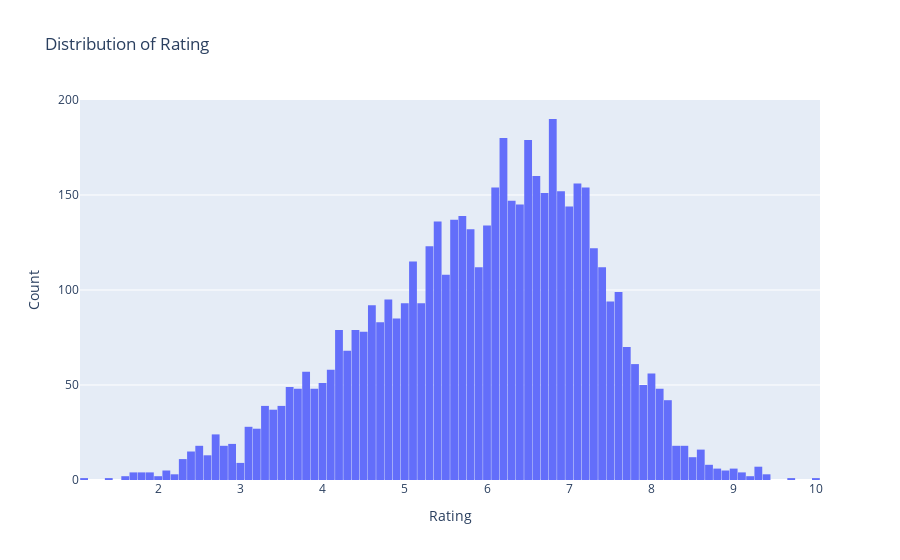

Notebook code cell kept with this figure:
### Code cell
fig = px.histogram(movie_df, x='Rating', title='Distribution of Rating ')

fig.update_layout(
    xaxis_title='Rating',      
    yaxis_title='Count',
    bargap=0.05,             
    showlegend=False,     
)
fig.show()

### Figure 1 — Plotly figure (JSON) as saved in the notebook; plotly's stock layout.template omitted (floating-point values rounded to 4 significant figures; data arrays with more than 128 entries replaced by an {"elided": "..."} marker saying what was removed)
{"data": [{"alignmentgroup": "True", "bingroup": "x", "hovertemplate": "Rating=%{x}<br>count=%{y}<extra></extra>", "legendgroup": "", "marker": {"color": "#636efa", "pattern": {"shape": ""}}, "name": "", "offsetgroup": "", "orientation": "v", "showlegend": false, "type": "histogram", "x": {"elided": "5388 float values"}, "xaxis": "x", "yaxis": "y"}], "layout": {"bargap": 0.05, "barmode": "relative", "legend": {"tracegroupgap": 0}, "showlegend": false, "title": {"text": "Distribution of Rating "}, "xaxis": {"anchor": "y", "domain": [0, 1], "title": {"text": "Rating"}}, "yaxis": {"anchor": "x", "domain": [0, 1], "title": {"text": "Count"}}}}
